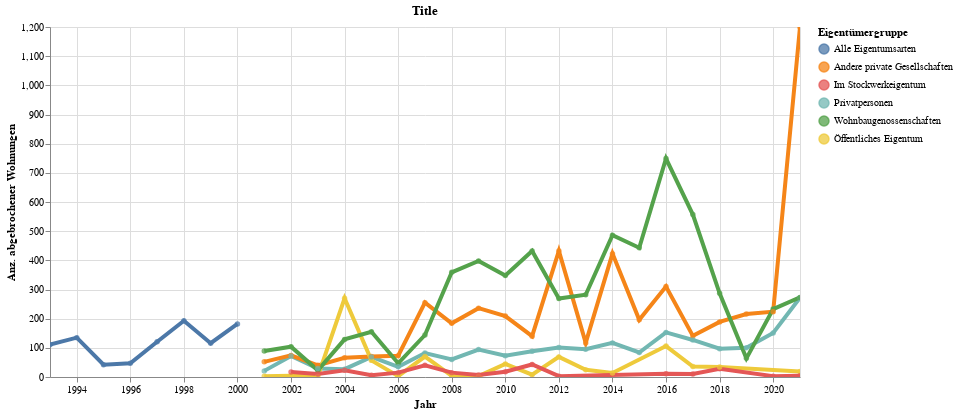

The notebook cell saved with this chart:
### Code cell
highlight = alt.selection(type='single', on='mouseover',
                          fields=['EigGruLang'], nearest=True)
#x='date:StichtagDatJahr',
base = alt.Chart(myAgg.reset_index().query('sum_WhgAbb > 1'), title="Title").encode(
    x=alt.X('StichtagDatJahr', axis=alt.Axis(title='Jahr'))# , axis=alt.Axis(format='%', title='percentage')
    , y=alt.X('sum_WhgAbb', axis=alt.Axis(title='Anz. abgebrochener Wohnungen'))
    , color=alt.Color('EigGruLang', legend=alt.Legend(title="Eigentümergruppe", orient="right"))  
    ,tooltip=['StichtagDatJahr', 'EigGruLang','sum_WhgBestandRelevant', 'sum_WhgUmb','sum_WhgAbb' ]    
)
points = base.mark_circle().encode(
    opacity=alt.value(0.75)
).add_selection(
    highlight
).properties(
    width=750 , height=350
)
lines = base.mark_line().encode(
    size=alt.condition(~highlight, alt.value(0.5), alt.value(4))
).interactive()

lines + points

### Figure 1 — Vega-Lite specification as saved in the notebook (floating-point values rounded to 4 significant figures)
{"config": {"view": {"continuousWidth": 400, "continuousHeight": 300}}, "layer": [{"mark": "line", "encoding": {"color": {"type": "nominal", "field": "EigGruLang", "legend": {"orient": "right", "title": "Eigentümergruppe"}}, "size": {"condition": {"value": 0.5, "selection": {"not": "selector021"}}, "value": 4}, "tooltip": [{"type": "temporal", "field": "StichtagDatJahr"}, {"type": "nominal", "field": "EigGruLang"}, {"type": "quantitative", "field": "sum_WhgBestandRelevant"}, {"type": "quantitative", "field": "sum_WhgUmb"}, {"type": "quantitative", "field": "sum_WhgAbb"}], "x": {"type": "temporal", "axis": {"title": "Jahr"}, "field": "StichtagDatJahr"}, "y": {"type": "quantitative", "axis": {"title": "Anz. abgebrochener Wohnungen"}, "field": "sum_WhgAbb"}}, "selection": {"selector022": {"type": "interval", "bind": "scales", "encodings": ["x", "y"]}}, "title": "Title"}, {"mark": "circle", "encoding": {"color": {"type": "nominal", "field": "EigGruLang", "legend": {"orient": "right", "title": "Eigentümergruppe"}}, "opacity": {"value": 0.75}, "tooltip": [{"type": "temporal", "field": "StichtagDatJahr"}, {"type": "nominal", "field": "EigGruLang"}, {"type": "quantitative", "field": "sum_WhgBestandRelevant"}, {"type": "quantitative", "field": "sum_WhgUmb"}, {"type": "quantitative", "field": "sum_WhgAbb"}], "x": {"type": "temporal", "axis": {"title": "Jahr"}, "field": "StichtagDatJahr"}, "y": {"type": "quantitative", "axis": {"title": "Anz. abgebrochener Wohnungen"}, "field": "sum_WhgAbb"}}, "height": 350, "selection": {"selector021": {"type": "single", "on": "mouseover", "fields": ["EigGruLang"], "nearest": true}}, "title": "Title", "width": 750}], "data": {"name": "data-b4c814d0216243664eba8f90df4e58aa"}, "$schema": "https://vega.github.io/schema/vega-lite/v4.8.1.json", "datasets": {"data-b4c814d0216243664eba8f90df4e58aa": [{"StichtagDatJahr": "1993-01-01T00:00:00", "EigGruSort": 9, "EigGruLang": "Alle Eigentumsarten", "sum_WhgBestandRelevant": 173292, "sum_WhgUmb": 675, "sum_WhgAbb": 111}, {"StichtagDatJahr": "1994-01-01T00:00:00", "EigGruSort": 9, "EigGruLang": "Alle Eigentumsarten", "sum_WhgBestandRelevant": 174962, "sum_WhgUmb": 607, "sum_WhgAbb": 135}, {"StichtagDatJahr": "1995-01-01T00:00:00", "EigGruSort": 9, "EigGruLang": "Alle Eigentumsarten", "sum_WhgBestandRelevant": 176950, "sum_WhgUmb": 757, "sum_WhgAbb": 42}, {"StichtagDatJahr": "1996-01-01T00:00:00", "EigGruSort": 9, "EigGruLang": "Alle Eigentumsarten", "sum_WhgBestandRelevant": 179275, "sum_WhgUmb": 2303, "sum_WhgAbb": 47}, {"StichtagDatJahr": "1997-01-01T00:00:00", "EigGruSort": 9, "EigGruLang": "Alle Eigentumsarten", "sum_WhgBestandRelevant": 181189, "sum_WhgUmb": 1456, "sum_WhgAbb": 121}, {"StichtagDatJahr": "1998-01-01T00:00:00", "EigGruSort": 9, "EigGruLang": "Alle Eigentumsarten", "sum_WhgBestandRelevant": 182184, "sum_WhgUmb": 1187, "sum_WhgAbb": 193}, {"StichtagDatJahr": "1999-01-01T00:00:00", "EigGruSort": 9, "EigGruLang": "Alle Eigentumsarten", "sum_WhgBestandRelevant": 183780, "sum_WhgUmb": 1626, "sum_WhgAbb": 116}, {"StichtagDatJahr": "2000-01-01T00:00:00", "EigGruSort": 9, "EigGruLang": "Alle Eigentumsarten", "sum_WhgBestandRelevant": 185123, "sum_WhgUmb": 1488, "sum_WhgAbb": 182}, {"StichtagDatJahr": "2001-01-01T00:00:00", "EigGruSort": 4, "EigGruLang": "Privatpersonen", "sum_WhgBestandRelevant": 84519, "sum_WhgUmb": 664, "sum_WhgAbb": 21}, {"StichtagDatJahr": "2001-01-01T00:00:00", "EigGruSort": 3, "EigGruLang": "Andere private Gesellschaften", "sum_WhgBestandRelevant": 43526, "sum_WhgUmb": 512, "sum_WhgAbb": 52}, {"StichtagDatJahr": "2001-01-01T00:00:00", "EigGruSort": 1, "EigGruLang": "Öffentliches Eigentum", "sum_WhgBestandRelevant": 14039, "sum_WhgUmb": 602, "sum_WhgAbb": 3}, {"StichtagDatJahr": "2001-01-01T00:00:00", "EigGruSort": 2, "EigGruLang": "Wohnbaugenossenschaften", "sum_WhgBestandRelevant": 34361, "sum_WhgUmb": 475, "sum_WhgAbb": 89}, {"StichtagDatJahr": "2002-01-01T00:00:00", "EigGruSort": 1, "EigGruLang": "Öffentliches Eigentum", "sum_WhgBestandRelevant": 14614, "sum_WhgUmb": 73, "sum_WhgAbb": 4}, {"StichtagDatJahr": "2002-01-01T00:00:00", "EigGruSort": 2, "EigGruLang": "Wohnbaugenossenschaften", "sum_WhgBestandRelevant": 34194, "sum_WhgUmb": 504, "sum_WhgAbb": 104}, {"StichtagDatJahr": "2002-01-01T00:00:00", "EigGruSort": 3, "EigGruLang": "Andere private Gesellschaften", "sum_WhgBestandRelevant": 43413, "sum_WhgUmb": 409, "sum_WhgAbb": 74}, {"StichtagDatJahr": "2002-01-01T00:00:00", "EigGruSort": 4, "EigGruLang": "Privatpersonen", "sum_WhgBestandRelevant": 84360, "sum_WhgUmb": 699, "sum_WhgAbb": 72}, {"StichtagDatJahr": "2002-01-01T00:00:00", "EigGruSort": 5, "EigGruLang": "Im Stockwerkeigentum", "sum_WhgBestandRelevant": 9968, "sum_WhgUmb": 126, "sum_WhgAbb": 17}, {"StichtagDatJahr": "2003-01-01T00:00:00", "EigGruSort": 1, "EigGruLang": "Öffentliches Eigentum", "sum_WhgBestandRelevant": 14030, "sum_WhgUmb": 170, "sum_WhgAbb": 2}, {"StichtagDatJahr": "2003-01-01T00:00:00", "EigGruSort": 2, "EigGruLang": "Wohnbaugenossenschaften", "sum_WhgBestandRelevant": 35080, "sum_WhgUmb": 344, "sum_WhgAbb": 23}, {"StichtagDatJahr": "2003-01-01T00:00:00", "EigGruSort": 3, "EigGruLang": "Andere private Gesellschaften", "sum_WhgBestandRelevant": 43112, "sum_WhgUmb": 768, "sum_WhgAbb": 40}, {"StichtagDatJahr": "2003-01-01T00:00:00", "EigGruSort": 4, "EigGruLang": "Privatpersonen", "sum_WhgBestandRelevant": 85288, "sum_WhgUmb": 1106, "sum_WhgAbb": 29}, {"StichtagDatJahr": "2003-01-01T00:00:00", "EigGruSort": 5, "EigGruLang": "Im Stockwerkeigentum", "sum_WhgBestandRelevant": 10182, "sum_WhgUmb": 246, "sum_WhgAbb": 10}, {"StichtagDatJahr": "2004-01-01T00:00:00", "EigGruSort": 4, "EigGruLang": "Privatpersonen", "sum_WhgBestandRelevant": 85324, "sum_WhgUmb": 1106, "sum_WhgAbb": 27}, {"StichtagDatJahr": "2004-01-01T00:00:00", "EigGruSort": 3, "EigGruLang": "Andere private Gesellschaften", "sum_WhgBestandRelevant": 43657, "sum_WhgUmb": 741, "sum_WhgAbb": 66}, {"StichtagDatJahr": "2004-01-01T00:00:00", "EigGruSort": 5, "EigGruLang": "Im Stockwerkeigentum", "sum_WhgBestandRelevant": 10448, "sum_WhgUmb": 81, "sum_WhgAbb": 23}, {"StichtagDatJahr": "2004-01-01T00:00:00", "EigGruSort": 1, "EigGruLang": "Öffentliches Eigentum", "sum_WhgBestandRelevant": 13703, "sum_WhgUmb": 661, "sum_WhgAbb": 270}, {"StichtagDatJahr": "2004-01-01T00:00:00", "EigGruSort": 2, "EigGruLang": "Wohnbaugenossenschaften", "sum_WhgBestandRelevant": 34849, "sum_WhgUmb": 625, "sum_WhgAbb": 129}, {"StichtagDatJahr": "2005-01-01T00:00:00", "EigGruSort": 1, "EigGruLang": "Öffentliches Eigentum", "sum_WhgBestandRelevant": 14573, "sum_WhgUmb": 366, "sum_WhgAbb": 57}, {"StichtagDatJahr": "2005-01-01T00:00:00", "EigGruSort": 2, "EigGruLang": "Wohnbaugenossenschaften", "sum_WhgBestandRelevant": 33923, "sum_WhgUmb": 809, "sum_WhgAbb": 155}, {"StichtagDatJahr": "2005-01-01T00:00:00", "EigGruSort": 3, "EigGruLang": "Andere private Gesellschaften", "sum_WhgBestandRelevant": 43480, "sum_WhgUmb": 884, "sum_WhgAbb": 70}, {"StichtagDatJahr": "2005-01-01T00:00:00", "EigGruSort": 4, "EigGruLang": "Privatpersonen", "sum_WhgBestandRelevant": 85521, "sum_WhgUmb": 915, "sum_WhgAbb": 69}, {"StichtagDatJahr": "2005-01-01T00:00:00", "EigGruSort": 5, "EigGruLang": "Im Stockwerkeigentum", "sum_WhgBestandRelevant": 10801, "sum_WhgUmb": 245, "sum_WhgAbb": 6}, {"StichtagDatJahr": "2006-01-01T00:00:00", "EigGruSort": 1, "EigGruLang": "Öffentliches Eigentum", "sum_WhgBestandRelevant": 14825, "sum_WhgUmb": 249, "sum_WhgAbb": 3}, {"StichtagDatJahr": "2006-01-01T00:00:00", "EigGruSort": 2, "EigGruLang": "Wohnbaugenossenschaften", "sum_WhgBestandRelevant": 33800, "sum_WhgUmb": 471, "sum_WhgAbb": 47}, {"StichtagDatJahr": "2006-01-01T00:00:00", "EigGruSort": 3, "EigGruLang": "Andere private Gesellschaften", "sum_WhgBestandRelevant": 44573, "sum_WhgUmb": 889, "sum_WhgAbb": 73}, {"StichtagDatJahr": "2006-01-01T00:00:00", "EigGruSort": 4, "EigGruLang": "Privatpersonen", "sum_WhgBestandRelevant": 85033, "sum_WhgUmb": 758, "sum_WhgAbb": 35}, {"StichtagDatJahr": "2006-01-01T00:00:00", "EigGruSort": 5, "EigGruLang": "Im Stockwerkeigentum", "sum_WhgBestandRelevant": 11219, "sum_WhgUmb": 133, "sum_WhgAbb": 15}, {"StichtagDatJahr": "2007-01-01T00:00:00", "EigGruSort": 5, "EigGruLang": "Im Stockwerkeigentum", "sum_WhgBestandRelevant": 11626, "sum_WhgUmb": 82, "sum_WhgAbb": 40}, {"StichtagDatJahr": "2007-01-01T00:00:00", "EigGruSort": 4, "EigGruLang": "Privatpersonen", "sum_WhgBestandRelevant": 84795, "sum_WhgUmb": 920, "sum_WhgAbb": 82}, {"StichtagDatJahr": "2007-01-01T00:00:00", "EigGruSort": 3, "EigGruLang": "Andere private Gesellschaften", "sum_WhgBestandRelevant": 44880, "sum_WhgUmb": 1035, "sum_WhgAbb": 255}, {"StichtagDatJahr": "2007-01-01T00:00:00", "EigGruSort": 1, "EigGruLang": "Öffentliches Eigentum", "sum_WhgBestandRelevant": 14603, "sum_WhgUmb": 548, "sum_WhgAbb": 70}, {"StichtagDatJahr": "2007-01-01T00:00:00", "EigGruSort": 2, "EigGruLang": "Wohnbaugenossenschaften", "sum_WhgBestandRelevant": 33672, "sum_WhgUmb": 567, "sum_WhgAbb": 144}, {"StichtagDatJahr": "2008-01-01T00:00:00", "EigGruSort": 1, "EigGruLang": "Öffentliches Eigentum", "sum_WhgBestandRelevant": 14714, "sum_WhgUmb": 362, "sum_WhgAbb": 4}, {"StichtagDatJahr": "2008-01-01T00:00:00", "EigGruSort": 2, "EigGruLang": "Wohnbaugenossenschaften", "sum_WhgBestandRelevant": 33353, "sum_WhgUmb": 491, "sum_WhgAbb": 359}, {"StichtagDatJahr": "2008-01-01T00:00:00", "EigGruSort": 3, "EigGruLang": "Andere private Gesellschaften", "sum_WhgBestandRelevant": 45785, "sum_WhgUmb": 751, "sum_WhgAbb": 184}, {"StichtagDatJahr": "2008-01-01T00:00:00", "EigGruSort": 4, "EigGruLang": "Privatpersonen", "sum_WhgBestandRelevant": 84186, "sum_WhgUmb": 781, "sum_WhgAbb": 60}, {"StichtagDatJahr": "2008-01-01T00:00:00", "EigGruSort": 5, "EigGruLang": "Im Stockwerkeigentum", "sum_WhgBestandRelevant": 11968, "sum_WhgUmb": 125, "sum_WhgAbb": 15}, {"StichtagDatJahr": "2009-01-01T00:00:00", "EigGruSort": 1, "EigGruLang": "Öffentliches Eigentum", "sum_WhgBestandRelevant": 14976, "sum_WhgUmb": 146, "sum_WhgAbb": 3}, {"StichtagDatJahr": "2009-01-01T00:00:00", "EigGruSort": 2, "EigGruLang": "Wohnbaugenossenschaften", "sum_WhgBestandRelevant": 32911, "sum_WhgUmb": 432, "sum_WhgAbb": 398}, {"StichtagDatJahr": "2009-01-01T00:00:00", "EigGruSort": 3, "EigGruLang": "Andere private Gesellschaften", "sum_WhgBestandRelevant": 46335, "sum_WhgUmb": 715, "sum_WhgAbb": 236}, {"StichtagDatJahr": "2009-01-01T00:00:00", "EigGruSort": 4, "EigGruLang": "Privatpersonen", "sum_WhgBestandRelevant": 83822, "sum_WhgUmb": 907, "sum_WhgAbb": 94}, {"StichtagDatJahr": "2009-01-01T00:00:00", "EigGruSort": 5, "EigGruLang": "Im Stockwerkeigentum", "sum_WhgBestandRelevant": 12308, "sum_WhgUmb": 119, "sum_WhgAbb": 7}, {"StichtagDatJahr": "2010-01-01T00:00:00", "EigGruSort": 5, "EigGruLang": "Im Stockwerkeigentum", "sum_WhgBestandRelevant": 12612, "sum_WhgUmb": 133, "sum_WhgAbb": 18}, {"StichtagDatJahr": "2010-01-01T00:00:00", "EigGruSort": 3, "EigGruLang": "Andere private Gesellschaften", "sum_WhgBestandRelevant": 46422, "sum_WhgUmb": 579, "sum_WhgAbb": 209}, {"StichtagDatJahr": "2010-01-01T00:00:00", "EigGruSort": 4, "EigGruLang": "Privatpersonen", "sum_WhgBestandRelevant": 83558, "sum_WhgUmb": 885, "sum_WhgAbb": 73}, {"StichtagDatJahr": "2010-01-01T00:00:00", "EigGruSort": 2, "EigGruLang": "Wohnbaugenossenschaften", "sum_WhgBestandRelevant": 32788, "sum_WhgUmb": 264, "sum_WhgAbb": 348}, {"StichtagDatJahr": "2010-01-01T00:00:00", "EigGruSort": 1, "EigGruLang": "Öffentliches Eigentum", "sum_WhgBestandRelevant": 14895, "sum_WhgUmb": 52, "sum_WhgAbb": 45}, {"StichtagDatJahr": "2011-01-01T00:00:00", "EigGruSort": 1, "EigGruLang": "Öffentliches Eigentum", "sum_WhgBestandRelevant": 14613, "sum_WhgUmb": 92, "sum_WhgAbb": 8}, {"StichtagDatJahr": "2011-01-01T00:00:00", "EigGruSort": 2, "EigGruLang": "Wohnbaugenossenschaften", "sum_WhgBestandRelevant": 32394, "sum_WhgUmb": 868, "sum_WhgAbb": 432}, {"StichtagDatJahr": "2011-01-01T00:00:00", "EigGruSort": 3, "EigGruLang": "Andere private Gesellschaften", "sum_WhgBestandRelevant": 47209, "sum_WhgUmb": 646, "sum_WhgAbb": 140}, {"StichtagDatJahr": "2011-01-01T00:00:00", "EigGruSort": 4, "EigGruLang": "Privatpersonen", "sum_WhgBestandRelevant": 83131, "sum_WhgUmb": 1043, "sum_WhgAbb": 88}, {"StichtagDatJahr": "2011-01-01T00:00:00", "EigGruSort": 5, "EigGruLang": "Im Stockwerkeigentum", "sum_WhgBestandRelevant": 12869, "sum_WhgUmb": 107, "sum_WhgAbb": 43}, {"StichtagDatJahr": "2012-01-01T00:00:00", "EigGruSort": 1, "EigGruLang": "Öffentliches Eigentum", "sum_WhgBestandRelevant": 14193, "sum_WhgUmb": 356, "sum_WhgAbb": 69}, {"StichtagDatJahr": "2012-01-01T00:00:00", "EigGruSort": 2, "EigGruLang": "Wohnbaugenossenschaften", "sum_WhgBestandRelevant": 32328, "sum_WhgUmb": 246, "sum_WhgAbb": 269}, {"StichtagDatJahr": "2012-01-01T00:00:00", "EigGruSort": 3, "EigGruLang": "Andere private Gesellschaften", "sum_WhgBestandRelevant": 48486, "sum_WhgUmb": 1625, "sum_WhgAbb": 432}, {"StichtagDatJahr": "2012-01-01T00:00:00", "EigGruSort": 4, "EigGruLang": "Privatpersonen", "sum_WhgBestandRelevant": 82317, "sum_WhgUmb": 1035, "sum_WhgAbb": 101}, {"StichtagDatJahr": "2012-01-01T00:00:00", "EigGruSort": 5, "EigGruLang": "Im Stockwerkeigentum", "sum_WhgBestandRelevant": 13182, "sum_WhgUmb": 316, "sum_WhgAbb": 3}, {"StichtagDatJahr": "2013-01-01T00:00:00", "EigGruSort": 4, "EigGruLang": "Privatpersonen", "sum_WhgBestandRelevant": 81131, "sum_WhgUmb": 979, "sum_WhgAbb": 95}, {"StichtagDatJahr": "2013-01-01T00:00:00", "EigGruSort": 3, "EigGruLang": "Andere private Gesellschaften", "sum_WhgBestandRelevant": 49538, "sum_WhgUmb": 511, "sum_WhgAbb": 117}, {"StichtagDatJahr": "2013-01-01T00:00:00", "EigGruSort": 2, "EigGruLang": "Wohnbaugenossenschaften", "sum_WhgBestandRelevant": 32650, "sum_WhgUmb": 834, "sum_WhgAbb": 282}, {"StichtagDatJahr": "2013-01-01T00:00:00", "EigGruSort": 1, "EigGruLang": "Öffentliches Eigentum", "sum_WhgBestandRelevant": 14223, "sum_WhgUmb": 118, "sum_WhgAbb": 25}, {"StichtagDatJahr": "2014-01-01T00:00:00", "EigGruSort": 1, "EigGruLang": "Öffentliches Eigentum", "sum_WhgBestandRelevant": 13738, "sum_WhgUmb": 118, "sum_WhgAbb": 14}, {"StichtagDatJahr": "2014-01-01T00:00:00", "EigGruSort": 2, "EigGruLang": "Wohnbaugenossenschaften", "sum_WhgBestandRelevant": 32430, "sum_WhgUmb": 539, "sum_WhgAbb": 486}, {"StichtagDatJahr": "2014-01-01T00:00:00", "EigGruSort": 3, "EigGruLang": "Andere private Gesellschaften", "sum_WhgBestandRelevant": 50298, "sum_WhgUmb": 1143, "sum_WhgAbb": 423}, {"StichtagDatJahr": "2014-01-01T00:00:00", "EigGruSort": 4, "EigGruLang": "Privatpersonen", "sum_WhgBestandRelevant": 80662, "sum_WhgUmb": 1167, "sum_WhgAbb": 117}, {"StichtagDatJahr": "2015-01-01T00:00:00", "EigGruSort": 2, "EigGruLang": "Wohnbaugenossenschaften", "sum_WhgBestandRelevant": 32239, "sum_WhgUmb": 80, "sum_WhgAbb": 443}, {"StichtagDatJahr": "2015-01-01T00:00:00", "EigGruSort": 3, "EigGruLang": "Andere private Gesellschaften", "sum_WhgBestandRelevant": 51368, "sum_WhgUmb": 726, "sum_WhgAbb": 196}, {"StichtagDatJahr": "2015-01-01T00:00:00", "EigGruSort": 4, "EigGruLang": "Privatpersonen", "sum_WhgBestandRelevant": 80315, "sum_WhgUmb": 890, "sum_WhgAbb": 84}, {"StichtagDatJahr": "2016-01-01T00:00:00", "EigGruSort": 5, "EigGruLang": "Im Stockwerkeigentum", "sum_WhgBestandRelevant": 14608, "sum_WhgUmb": 145, "sum_WhgAbb": 11}, {"StichtagDatJahr": "2016-01-01T00:00:00", "EigGruSort": 4, "EigGruLang": "Privatpersonen", "sum_WhgBestandRelevant": 79178, "sum_WhgUmb": 1167, "sum_WhgAbb": 153}, {"StichtagDatJahr": "2016-01-01T00:00:00", "EigGruSort": 2, "EigGruLang": "Wohnbaugenossenschaften", "sum_WhgBestandRelevant": 31708, "sum_WhgUmb": 609, "sum_WhgAbb": 749}, {"StichtagDatJahr": "2016-01-01T00:00:00", "EigGruSort": 1, "EigGruLang": "Öffentliches Eigentum", "sum_WhgBestandRelevant": 13731, "sum_WhgUmb": 245, "sum_WhgAbb": 106}, {"StichtagDatJahr": "2016-01-01T00:00:00", "EigGruSort": 3, "EigGruLang": "Andere private Gesellschaften", "sum_WhgBestandRelevant": 52918, "sum_WhgUmb": 1329, "sum_WhgAbb": 310}, {"StichtagDatJahr": "2017-01-01T00:00:00", "EigGruSort": 1, "EigGruLang": "Öffentliches Eigentum", "sum_WhgBestandRelevant": 13634, "sum_WhgUmb": 116, "sum_WhgAbb": 36}, {"StichtagDatJahr": "2017-01-01T00:00:00", "EigGruSort": 2, "EigGruLang": "Wohnbaugenossenschaften", "sum_WhgBestandRelevant": 31547, "sum_WhgUmb": 233, "sum_WhgAbb": 557}, {"StichtagDatJahr": "2017-01-01T00:00:00", "EigGruSort": 3, "EigGruLang": "Andere private Gesellschaften", "sum_WhgBestandRelevant": 55168, "sum_WhgUmb": 1482, "sum_WhgAbb": 141}, {"StichtagDatJahr": "2017-01-01T00:00:00", "EigGruSort": 4, "EigGruLang": "Privatpersonen", "sum_WhgBestandRelevant": 77473, "sum_WhgUmb": 986, "sum_WhgAbb": 127}, {"StichtagDatJahr": "2017-01-01T00:00:00", "EigGruSort": 5, "EigGruLang": "Im Stockwerkeigentum", "sum_WhgBestandRelevant": 15000, "sum_WhgUmb": 253, "sum_WhgAbb": 10}, {"StichtagDatJahr": "2018-01-01T00:00:00", "EigGruSort": 4, "EigGruLang": "Privatpersonen", "sum_WhgBestandRelevant": 76826, "sum_WhgUmb": 1015, "sum_WhgAbb": 97}, {"StichtagDatJahr": "2018-01-01T00:00:00", "EigGruSort": 3, "EigGruLang": "Andere private Gesellschaften", "sum_WhgBestandRelevant": 56344, "sum_WhgUmb": 1187, "sum_WhgAbb": 189}, {"StichtagDatJahr": "2018-01-01T00:00:00", "EigGruSort": 5, "EigGruLang": "Im Stockwerkeigentum", "sum_WhgBestandRelevant": 15399, "sum_WhgUmb": 137, "sum_WhgAbb": 28}, {"StichtagDatJahr": "2018-01-01T00:00:00", "EigGruSort": 1, "EigGruLang": "Öffentliches Eigentum", "sum_WhgBestandRelevant": 13792, "sum_WhgUmb": 49, "sum_WhgAbb": 34}, {"StichtagDatJahr": "2018-01-01T00:00:00", "EigGruSort": 2, "EigGruLang": "Wohnbaugenossenschaften", "sum_WhgBestandRelevant": 31434, "sum_WhgUmb": 244, "sum_WhgAbb": 287}, {"StichtagDatJahr": "2019-01-01T00:00:00", "EigGruSort": 2, "EigGruLang": "Wohnbaugenossenschaften", "sum_WhgBestandRelevant": 31710, "sum_WhgUmb": 454, "sum_WhgAbb": 64}, {"StichtagDatJahr": "2019-01-01T00:00:00", "EigGruSort": 3, "EigGruLang": "Andere private Gesellschaften", "sum_WhgBestandRelevant": 57563, "sum_WhgUmb": 1451, "sum_WhgAbb": 216}, {"StichtagDatJahr": "2019-01-01T00:00:00", "EigGruSort": 4, "EigGruLang": "Privatpersonen", "sum_WhgBestandRelevant": 75823, "sum_WhgUmb": 738, "sum_WhgAbb": 100}, {"StichtagDatJahr": "2020-01-01T00:00:00", "EigGruSort": 5, "EigGruLang": "Im Stockwerkeigentum", "sum_WhgBestandRelevant": 15884, "sum_WhgUmb": 406, "sum_WhgAbb": 3}, {"StichtagDatJahr": "2020-01-01T00:00:00", "EigGruSort": 2, "EigGruLang": "Wohnbaugenossenschaften", "sum_WhgBestandRelevant": 31812, "sum_WhgUmb": 185, "sum_WhgAbb": 233}, {"StichtagDatJahr": "2020-01-01T00:00:00", "EigGruSort": 3, "EigGruLang": "Andere private Gesellschaften", "sum_WhgBestandRelevant": 59319, "sum_WhgUmb": 1484, "sum_WhgAbb": 224}, {"StichtagDatJahr": "2020-01-01T00:00:00", "EigGruSort": 4, "EigGruLang": "Privatpersonen", "sum_WhgBestandRelevant": 74936, "sum_WhgUmb": 1046, "sum_WhgAbb": 151}, {"StichtagDatJahr": "2021-01-01T00:00:00", "EigGruSort": 3, "EigGruLang": "Andere private Gesellschaften", "sum_WhgBestandRelevant": 60389, "sum_WhgUmb": 1195, "sum_WhgAbb": 1200}, {"StichtagDatJahr": "2021-01-01T00:00:00", "EigGruSort": 4, "EigGruLang": "Privatpersonen", "sum_WhgBestandRelevant": 74070, "sum_WhgUmb": 884, "sum_WhgAbb": 272}, {"StichtagDatJahr": "2021-01-01T00:00:00", "EigGruSort": 1, "EigGruLang": "Öffentliches Eigentum", "sum_WhgBestandRelevant": 13935, "sum_WhgUmb": 102, "sum_WhgAbb": 19}, {"StichtagDatJahr": "2021-01-01T00:00:00", "EigGruSort": 2, "EigGruLang": "Wohnbaugenossenschaften", "sum_WhgBestandRelevant": 31756, "sum_WhgUmb": 261, "sum_WhgAbb": 273}, {"StichtagDatJahr": "2021-01-01T00:00:00", "EigGruSort": 5, "EigGruLang": "Im Stockwerkeigentum", "sum_WhgBestandRelevant": 16337, "sum_WhgUmb": 376, "sum_WhgAbb": 4}]}}
